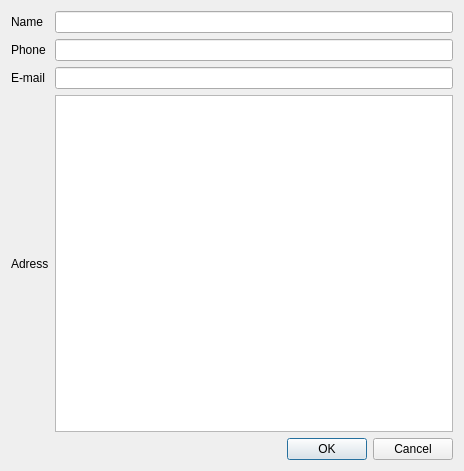
<?xml version="1.0" encoding="UTF-8"?>
<ui version="4.0">
 <class>Add</class>
 <widget class="QDialog" name="Add">
  <property name="geometry">
   <rect>
    <x>0</x>
    <y>0</y>
    <width>464</width>
    <height>471</height>
   </rect>
  </property>
  <property name="windowTitle">
   <string>Add/edit</string>
  </property>
  <property name="windowIcon">
   <iconset resource="resource.qrc">
    <normaloff>:/rec/src/ico.png</normaloff>:/rec/src/ico.png</iconset>
  </property>
  <layout class="QGridLayout" name="gridLayout_3">
   <item row="0" column="1">
    <widget class="QLineEdit" name="NamEdit"/>
   </item>
   <item row="3" column="0">
    <widget class="QLabel" name="label_4">
     <property name="text">
      <string>Adress</string>
     </property>
    </widget>
   </item>
   <item row="1" column="0">
    <widget class="QLabel" name="label_2">
     <property name="text">
      <string>Phone</string>
     </property>
    </widget>
   </item>
   <item row="2" column="0">
    <widget class="QLabel" name="label_3">
     <property name="text">
      <string>E-mail</string>
     </property>
    </widget>
   </item>
   <item row="4" column="1">
    <widget class="QDialogButtonBox" name="buttonBox">
     <property name="orientation">
      <enum>Qt::Horizontal</enum>
     </property>
     <property name="standardButtons">
      <set>QDialogButtonBox::Cancel|QDialogButtonBox::Ok</set>
     </property>
    </widget>
   </item>
   <item row="0" column="0">
    <widget class="QLabel" name="label">
     <property name="text">
      <string>Name</string>
     </property>
    </widget>
   </item>
   <item row="3" column="1">
    <widget class="QPlainTextEdit" name="AddressEdit"/>
   </item>
   <item row="2" column="1">
    <widget class="QLineEdit" name="EmailEdit">
     <property name="text">
      <string/>
     </property>
    </widget>
   </item>
   <item row="1" column="1">
    <widget class="QLineEdit" name="PhoneEdit"/>
   </item>
  </layout>
 </widget>
 <resources>
  <include location="resource.qrc"/>
 </resources>
 <connections>
  <connection>
   <sender>buttonBox</sender>
   <signal>rejected()</signal>
   <receiver>Add</receiver>
   <slot>reject()</slot>
   <hints>
    <hint type="sourcelabel">
     <x>316</x>
     <y>260</y>
    </hint>
    <hint type="destinationlabel">
     <x>286</x>
     <y>274</y>
    </hint>
   </hints>
  </connection>
  <connection>
   <sender>buttonBox</sender>
   <signal>accepted()</signal>
   <receiver>Add</receiver>
   <slot>accept()</slot>
   <hints>
    <hint type="sourcelabel">
     <x>248</x>
     <y>254</y>
    </hint>
    <hint type="destinationlabel">
     <x>157</x>
     <y>274</y>
    </hint>
   </hints>
  </connection>
 </connections>
</ui>
